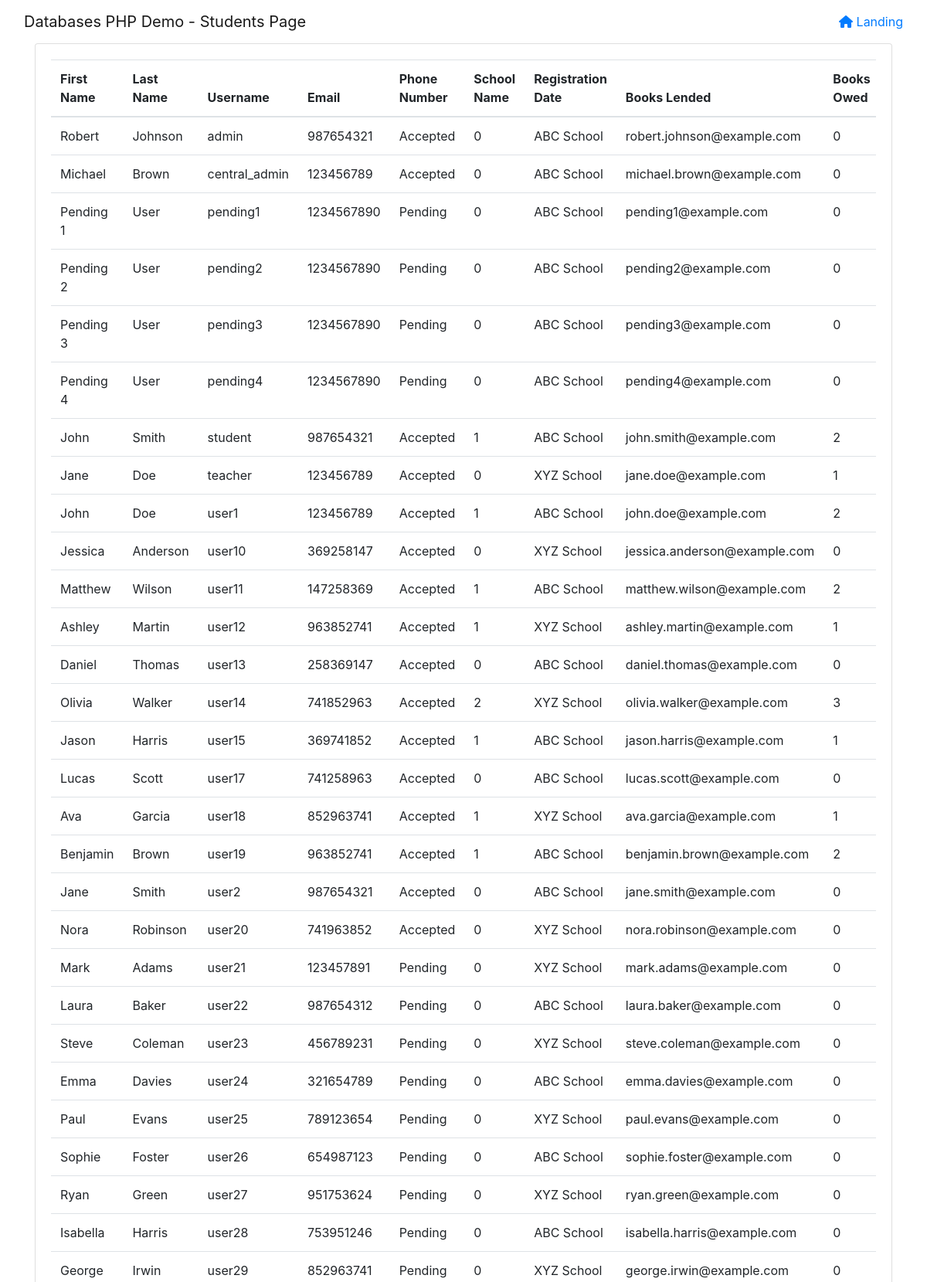
Page /php/view_profile_users.php (upper part) on the committed database.
### tables this page shows
create table if not exists Users ( 
	Username Varchar(30) not null,
	Password Varchar(30) not null,
	First_Name Varchar(30) not null,
	Last_Name Varchar(30) not null,
	Status Enum ('Student', 'Teacher', 'Admin', 'Central Admin', 'Suspended', 'Banned') not null,
	Status2 Enum ('Pending', 'Accepted', 'Requesting') default 'Pending',
	Phone_number Integer not null,
	Email Varchar(30) not null,
	Books_Lended Integer not null default 0,
	Books_Owed Integer not null default 0,
	School_Name Varchar(30) not null,
	Registration_Date timestamp default CURRENT_TIMESTAMP,
	Last_Update timestamp default CURRENT_TIMESTAMP,
	primary key(Username),
	CONSTRAINT fk_User_School
		FOREIGN KEY (School_Name)
		REFERENCES School (Name)
		ON DELETE RESTRICT
		ON UPDATE CASCADE
);

### php/view_profile_users.php (the view, shortened to what this page needs)
<!DOCTYPE html>
<html lang = "en">
<head>
    <link rel = "stylesheet" href = "css/styles.css">
    <link rel = "stylesheet" href = "https://cdnjs.cloudflare.com/ajax/libs/font-awesome/6.0.0/css/all.min.css">
    <link rel = "stylesheet" href = "bootstrap/css/bootstrap.min.css">
</head>
<body>
    <nav class="navbar navbar-light navbar-expand-md" id="nav-bar">
        <div id="navbar-div" class="container-fluid">
            <a class="navbar-brand" id="nav-bar-text">Databases PHP Demo - Students Page</a>
            <a id="navbar-items" href="index.php">
                <i class="fa fa-home "></i> Landing
            </a>
        </div>
    </nav>
    <div class="container">
        <div class="row" id="row">
            <div class="col-md-12">
                <div class="card" id="card-container">
                    <div class="card-body" id="card">
                        <?php
                        $conn = OpenCon();
                        $query = "SELECT * FROM Users u";
                        $result = mysqli_query($conn, $query);
                        if(mysqli_num_rows($result) == 0){
                            echo '<h1 style="margin-top: 5rem;">No Students found!</h1>';
                        }
                        else{
                            echo '<div class="table-responsive">';
                                echo '<table class="table">';
                                    echo '<thead>';
                                        echo '<tr>';
                                            echo '<th>First Name</th>';
                                            echo '<th>Last Name</th>';
                                            echo '<th>Username</th>';
                                            echo '<th>Email</th>';
                                            echo '<th>Phone Number</th>';
                                            echo '<th>School Name</th>';
                                            echo '<th>Registration Date</th>';
                                            echo '<th>Books Lended</th>';
                                            echo '<th>Books Owed</th>';
                                        echo '</tr>';
                                    echo '</thead>';
                                    echo '<tbody>';
                                    while($row = mysqli_fetch_row($result)){
                                        echo '<tr>';
                                            echo '<td>' . $row[2] . '</td>';
                                            echo '<td>' . $row[3] . '</td>';
                                            echo '<td>' . $row[0] . '</td>';
                                            echo '<td>' . $row[6] . '</td>';
                                            echo '<td>' . $row[5] . '</td>';
                                            echo '<td>' . $row[9] . '</td>';
                                            echo '<td>' . $row[10] . '</td>';
                                            echo '<td>' . $row[7] . '</td>';
                                            echo '<td>' . $row[8] . '</td>';
                                        echo '</tr>';
                                    }
                                    echo '</tbody>';
                                echo '</table>';
                            echo '</div>';
                        }
                        ?>
                    </div>
                </div>
            </div>
        </div>
    </div>
</body>
</html>

### rows in the picture
users: First_Name "Robert", Last_Name "Johnson", Username "admin", Phone_number "987654321", Status2 "Accepted", Books_Owed "0", School_Name "ABC School", Email "robert.johnson@example.com", Books_Lended "0"
users: First_Name "Michael", Last_Name "Brown", Username "central_admin", Phone_number "123456789", Status2 "Accepted", Books_Owed "0", School_Name "ABC School", Email "michael.brown@example.com", Books_Lended "0"
users: First_Name "Pending 1", Last_Name "User", Username "pending1", Phone_number "1234567890", Status2 "Pending", Books_Owed "0", School_Name "ABC School", Email "pending1@example.com", Books_Lended "0"
users: First_Name "Pending 2", Last_Name "User", Username "pending2", Phone_number "1234567890", Status2 "Pending", Books_Owed "0", School_Name "ABC School", Email "pending2@example.com", Books_Lended "0"
users: First_Name "Pending 3", Last_Name "User", Username "pending3", Phone_number "1234567890", Status2 "Pending", Books_Owed "0", School_Name "ABC School", Email "pending3@example.com", Books_Lended "0"
users: First_Name "Pending 4", Last_Name "User", Username "pending4", Phone_number "1234567890", Status2 "Pending", Books_Owed "0", School_Name "ABC School", Email "pending4@example.com", Books_Lended "0"
users: First_Name "John", Last_Name "Smith", Username "student", Phone_number "987654321", Status2 "Accepted", Books_Owed "1", School_Name "ABC School", Email "john.smith@example.com", Books_Lended "2"
users: First_Name "Jane", Last_Name "Doe", Username "teacher", Phone_number "123456789", Status2 "Accepted", Books_Owed "0", School_Name "XYZ School", Email "jane.doe@example.com", Books_Lended "1"
users: First_Name "John", Last_Name "Doe", Username "user1", Phone_number "123456789", Status2 "Accepted", Books_Owed "1", School_Name "ABC School", Email "john.doe@example.com", Books_Lended "2"
users: First_Name "Jessica", Last_Name "Anderson", Username "user10", Phone_number "369258147", Status2 "Accepted", Books_Owed "0", School_Name "XYZ School", Email "jessica.anderson@example.com", Books_Lended "0"
users: First_Name "Matthew", Last_Name "Wilson", Username "user11", Phone_number "147258369", Status2 "Accepted", Books_Owed "1", School_Name "ABC School", Email "matthew.wilson@example.com", Books_Lended "2"
users: First_Name "Ashley", Last_Name "Martin", Username "user12", Phone_number "963852741", Status2 "Accepted", Books_Owed "1", School_Name "XYZ School", Email "ashley.martin@example.com", Books_Lended "1"
users: First_Name "Daniel", Last_Name "Thomas", Username "user13", Phone_number "258369147", Status2 "Accepted", Books_Owed "0", School_Name "ABC School", Email "daniel.thomas@example.com", Books_Lended "0"
users: First_Name "Olivia", Last_Name "Walker", Username "user14", Phone_number "741852963", Status2 "Accepted", Books_Owed "2", School_Name "XYZ School", Email "olivia.walker@example.com", Books_Lended "3"
users: First_Name "Jason", Last_Name "Harris", Username "user15", Phone_number "369741852", Status2 "Accepted", Books_Owed "1", School_Name "ABC School", Email "jason.harris@example.com", Books_Lended "1"
users: First_Name "Lucas", Last_Name "Scott", Username "user17", Phone_number "741258963", Status2 "Accepted", Books_Owed "0", School_Name "ABC School", Email "lucas.scott@example.com", Books_Lended "0"
users: First_Name "Ava", Last_Name "Garcia", Username "user18", Phone_number "852963741", Status2 "Accepted", Books_Owed "1", School_Name "XYZ School", Email "ava.garcia@example.com", Books_Lended "1"
users: First_Name "Benjamin", Last_Name "Brown", Username "user19", Phone_number "963852741", Status2 "Accepted", Books_Owed "1", School_Name "ABC School", Email "benjamin.brown@example.com", Books_Lended "2"
users: First_Name "Jane", Last_Name "Smith", Username "user2", Phone_number "987654321", Status2 "Accepted", Books_Owed "0", School_Name "ABC School", Email "jane.smith@example.com", Books_Lended "0"
users: First_Name "Nora", Last_Name "Robinson", Username "user20", Phone_number "741963852", Status2 "Accepted", Books_Owed "0", School_Name "XYZ School", Email "nora.robinson@example.com", Books_Lended "0"
users: First_Name "Mark", Last_Name "Adams", Username "user21", Phone_number "123457891", Status2 "Pending", Books_Owed "0", School_Name "XYZ School", Email "mark.adams@example.com", Books_Lended "0"
users: First_Name "Laura", Last_Name "Baker", Username "user22", Phone_number "987654312", Status2 "Pending", Books_Owed "0", School_Name "ABC School", Email "laura.baker@example.com", Books_Lended "0"
users: First_Name "Steve", Last_Name "Coleman", Username "user23", Phone_number "456789231", Status2 "Pending", Books_Owed "0", School_Name "XYZ School", Email "steve.coleman@example.com", Books_Lended "0"
users: First_Name "Emma", Last_Name "Davies", Username "user24", Phone_number "321654789", Status2 "Pending", Books_Owed "0", School_Name "ABC School", Email "emma.davies@example.com", Books_Lended "0"
users: First_Name "Paul", Last_Name "Evans", Username "user25", Phone_number "789123654", Status2 "Pending", Books_Owed "0", School_Name "XYZ School", Email "paul.evans@example.com", Books_Lended "0"
users: First_Name "Sophie", Last_Name "Foster", Username "user26", Phone_number "654987123", Status2 "Pending", Books_Owed "0", School_Name "ABC School", Email "sophie.foster@example.com", Books_Lended "0"
users: First_Name "Ryan", Last_Name "Green", Username "user27", Phone_number "951753624", Status2 "Pending", Books_Owed "0", School_Name "XYZ School", Email "ryan.green@example.com", Books_Lended "0"
users: First_Name "Isabella", Last_Name "Harris", Username "user28", Phone_number "753951246", Status2 "Pending", Books_Owed "0", School_Name "ABC School", Email "isabella.harris@example.com", Books_Lended "0"
users: First_Name "George", Last_Name "Irwin", Username "user29", Phone_number "852963741", Status2 "Pending", Books_Owed "0", School_Name "XYZ School", Email "george.irwin@example.com", Books_Lended "0"
